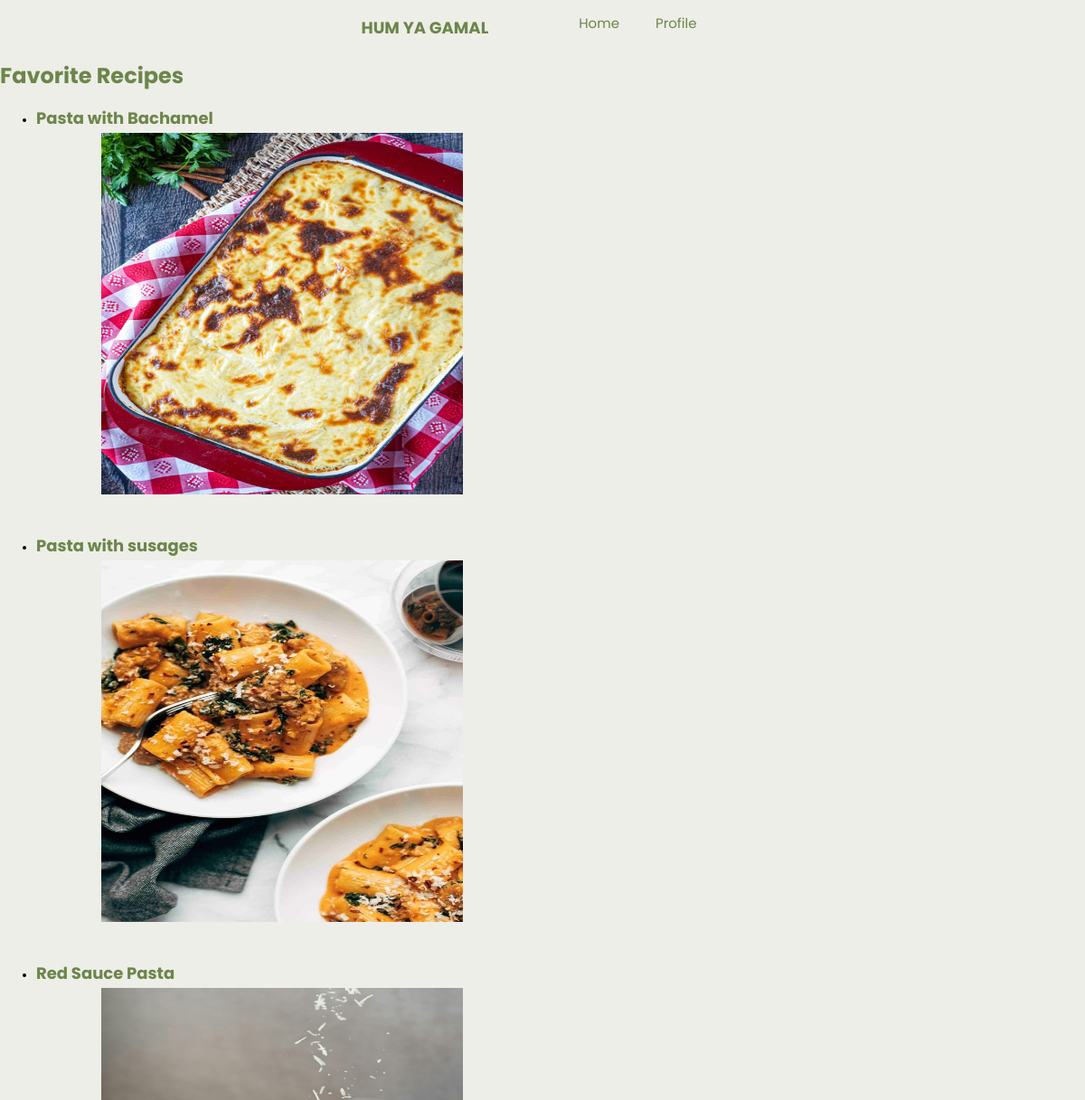
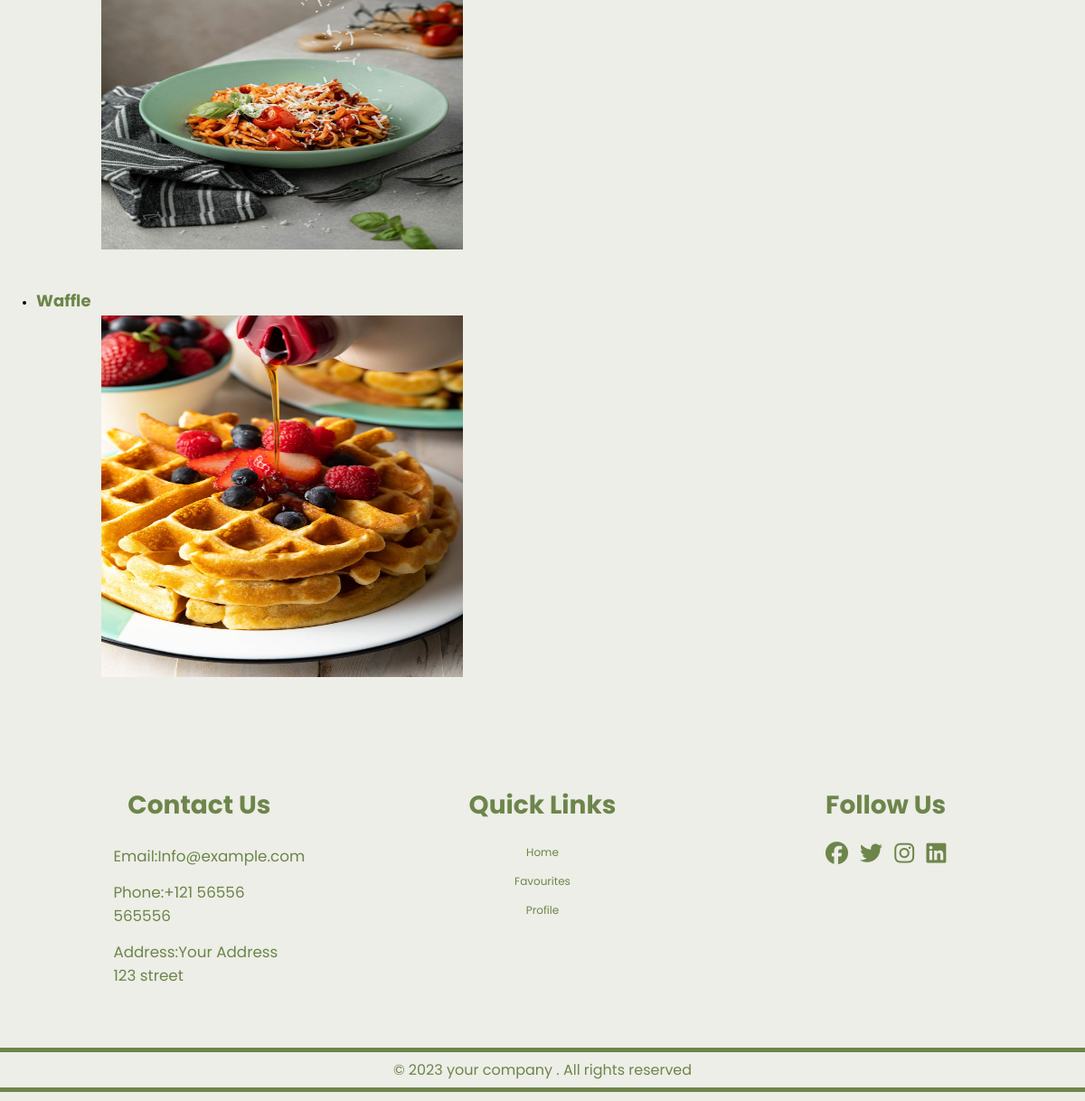
The app's page /home/favorites/ with its own data (2 pictures, top to bottom).
### ad/models.py (models this page shows, shortened)
class Recipie (models.Model):
    y=[
        ('g', 'g'),
        ('mg', 'mg')
    ]
    COURSE_CHOICES = [
        ('main course', 'Main Course'),
        ('appetizers', 'Appetizers'),
        ('dessert', 'Dessert')
    ]
    authername = models.CharField(max_length=100, default="Unknown Author")
    title= models.CharField(max_length=100, null=True, blank=True)
    image= models.ImageField(upload_to='recipie/photos/')
    is_fav = models.BooleanField(default=False)
    serving = models.CharField(max_length=100, default="1 serving")
    total = models.CharField(max_length=100, default="0 min")
    prep = models.CharField(max_length=100, default="0 min")
    cook = models.CharField(max_length=100, default="0 min")
    serving_Hours = models.IntegerField(max_length=2, default=2)
    serving_minutes = models.IntegerField(max_length=2, default=00)
    serving_seconds = models.IntegerField(max_length=2, default=00)
    method = models.TextField(default='unknown')
    calories = models.DecimalField(max_digits=5, decimal_places=2, default=1)
    calories_unit = models.CharField(max_length=10, choices=y, default='g')
    fats = models.DecimalField(max_digits=5, decimal_places=2,default=1)
    fats_unit = models.CharField(max_length=10, choices=y, default='g')
    carbs = models.DecimalField(max_digits=5, decimal_places=2,default=1)
    carbs_unit = models.CharField(max_length=10, choices=y, default='g')
    protein = models.DecimalField(max_digits=5, decimal_places=2,default=1)
    protien_unit = models.CharField(max_length=10, choices=y, default='g')
    course = models.CharField(max_length=20, choices=COURSE_CHOICES, default='main_course')

### ad/views.py (the view)
# urls.py: path('favorites/', views.favourites, name='favs'),
def favourites(request):
    fav_recipes = Recipie.objects.filter(is_fav=True)
    if fav_recipes.exists():
        return render(request, 'recipies/favorites.html', {'recipes': fav_recipes})
    else:
        return render(request, 'recipies/favorites.html')

### Templates/recipies/favorites.html (shortened to what this page needs)
{% extends 'baseinherit.html' %}
{% block content %}
<!DOCTYPE html>
<html lang="en">
<head>
    {%load static%}
    <link rel="stylesheet" href="{% static 'css/favourites.css' %}">
    <link rel="stylesheet" href="{%static 'css/nav.css'%}">
</head>
<body>
    <header>
        <h2>HUM YA GAMAL</h2>
        <nav>
          <a href="{%url 'home:userhome'%}">Home</a>
          <a href="{%url 'userauths:userprofile'%}">Profile</a>
        </nav>
    </header>
    <h1>Favorite Recipes</h1>
    {%for x in recipes%}
    <ul>
        <li>
            <div class="recipes-container">
                <div class="recipe">
                    <a href="{%url 'home:eachrecipie' x.title%}"> <h2>{{x.title}}</h2> </a>
                        <div class="card m-4" style="width: 18rem;">
                            <a href="{%url 'home:eachrecipie' x.title%}">
                              <img src="{{x.image.url}}" class="card-img-top" alt="{{recipe.title}}" width="400px" height="400px">
                            </a>
                        </div>
                    <br>
                </div>
            </div>
        </li>
    </ul>
    {%endfor%}
</body>
</html>
{% endblock content %}

### yalabena/static/css/favourites.css (style rules this page uses)
.recipe { margin-bottom: 20px; }
h2 { margin-bottom: 3px; color: #6D854B; }
h1 { color: #6D854B; }
body { background-color: #edeee7; }
.card { margin-left: auto; margin-right: auto; padding-right: 300px; margin-right: 500px; }

### yalabena/static/css/nav.css (style rules this page uses)
body { margin: 0; background-color: #edeee7; font-family: Poppins; font-size: 12px; }
a { text-decoration: none; }
header h2 { padding-right: 100px; font-family: poppins; }
header { width: 1200px; max-width: 100%; margin: auto; height: 50px; display: flex; align-items: center; position: relative; z-index: 100; justify-content: center; padding-left: 5px; }
header a { color: #6d854b; margin-right: 40px; font-size: 15px; }
nav { display: flex; }
a { text-decoration: none; color: #6d854b; }

### records on screen
Recipie: title "Pasta with Bachamel", image (picture)
Recipie: title "Pasta with susages", image (picture)
Recipie: title "Red Sauce Pasta", image (picture)
Recipie: title "Waffle", image (picture)
